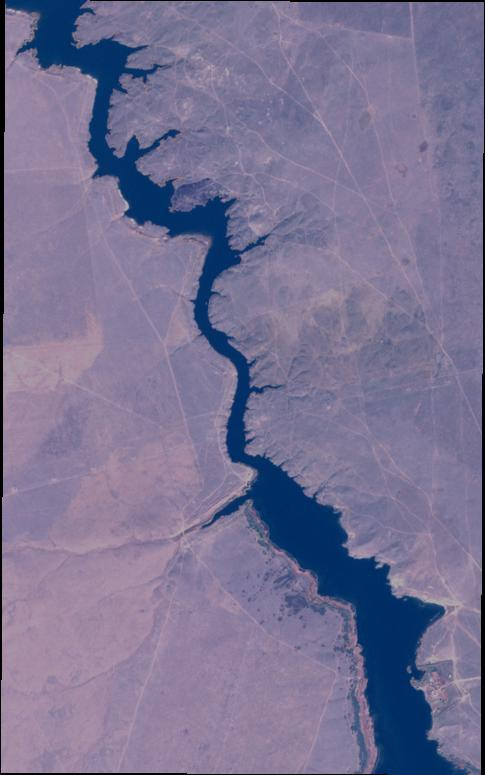
#> input picture test/water_body_855.jpg, 485 x 775 px, found by its file name
$ jupyter execute canal_identification.ipynb
#> lines starting #> are read from the running program, lines starting #| are printed output that depends on the picture; after the words box and inside, x2 and y2 are one past the last pixel; in counts of white or black regions, pixels touching at a corner belong together
[cell 1]
import rasterio
import numpy as np
import matplotlib.pyplot as plt
import cv2  # For reading JPG images

def calculate_ndwi(green_band, nir_band):
    """Calculate NDWI using green and NIR bands."""
    return (green_band - nir_band) / (green_band + nir_band)

def process_image(image_path):
    """Process a single image to calculate NDWI and generate water mask."""
    # Read the image (assuming it's a JPG)
    image = cv2.imread(image_path)
#> image is the input picture: shape (775, 485, 3); mean B, G, R 146.7, 114.6, 120.4

    # Convert the image from BGR to RGB
    image = cv2.cvtColor(image, cv2.COLOR_BGR2RGB)

    # Extract the Green (B03) and NIR (B08) bands.
    # For this example, we will simulate the bands since RGB doesn't have NIR.
    green_band = image[:, :, 1]  # Green channel (G)
    nir_band = image[:, :, 0]     # Simulated NIR using Red channel (R)

    # Calculate NDWI
    ndwi = calculate_ndwi(green_band, nir_band)

    # Apply threshold to classify water
    water_mask = ndwi > 0.3  # Adjust threshold as necessary
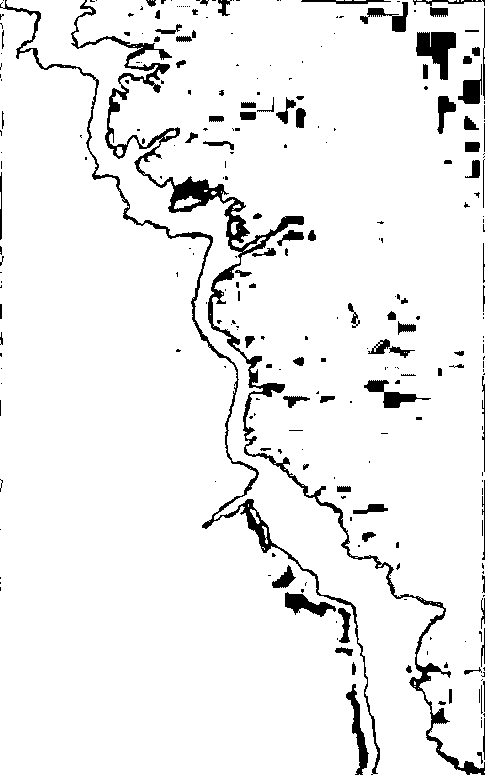
#> water_mask: shape (775, 485) bool; 93.6% white; 272 black regions (175 under 20 px), largest, box (x1, y1, x2, y2) and area: (71, 0, 485, 775) 8372, (0, 0, 380, 775) 3706, (416, 32, 456, 80) 1103

    return ndwi, water_mask

def visualize_results(ndwi, water_mask):
    """Visualize the NDWI and water mask."""
    plt.figure(figsize=(10, 5))

    plt.subplot(1, 2, 1)
    plt.title('NDWI Image')
    plt.imshow(ndwi, cmap='Blues')
    plt.colorbar()

    plt.subplot(1, 2, 2)
    plt.title('Water Bodies (Thresholded)')
    plt.imshow(water_mask, cmap='gray')
    plt.show()
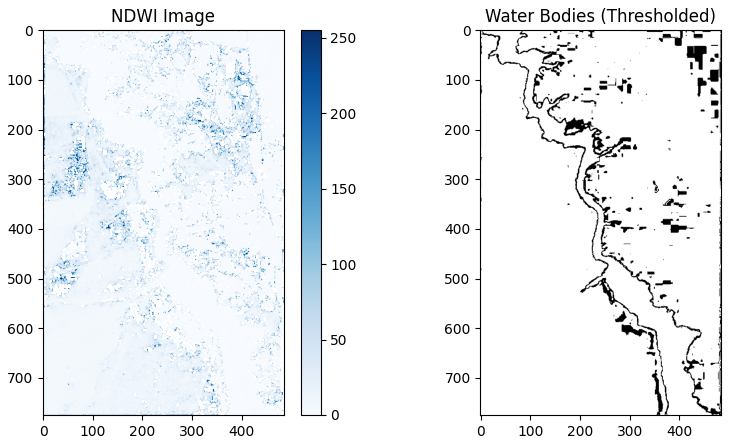
#> figure drawn by matplotlib, 3 panels

# Path to your input image
image_path = 'Water Bodies Dataset/Images/water_body_855.jpg'  # Replace with your JPG image path

# Process the image and visualize the results
ndwi, water_mask = process_image(image_path)
visualize_results(ndwi, water_mask)

[cell 2]
import rasterio
import numpy as np
import matplotlib.pyplot as plt
import cv2
import os  # For handling file paths and directories

def calculate_ndwi(green_band, nir_band):
    """Calculate NDWI using green and NIR bands."""
    return (green_band - nir_band) / (green_band + nir_band)

def process_image(image_path):
    """Process a single image to calculate NDWI and generate water mask."""
#> called with image_path = 'test/water_body_1018.jpg'
    # Read the image (assuming it's a JPG)
    image = cv2.imread(image_path)
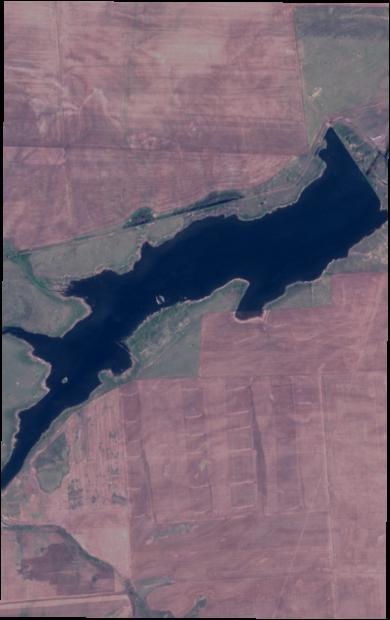
#> input picture test/water_body_1018.jpg, 390 x 620 px
#> image is the input picture: shape (620, 390, 3); mean B, G, R 115.4, 101.1, 118

    # Convert the image from BGR to RGB
    image = cv2.cvtColor(image, cv2.COLOR_BGR2RGB)

    # Extract the Green (B03) and NIR (B08) bands.
    # For this example, we will simulate the bands since RGB doesn't have NIR.
    green_band = image[:, :, 1]  # Green channel (G)
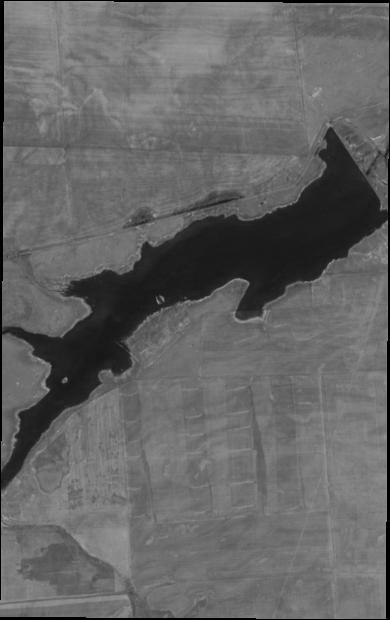
#> green_band: shape (620, 390); min 0, max 167, mean 101.1
    nir_band = image[:, :, 0]     # Simulated NIR using Red channel (R)
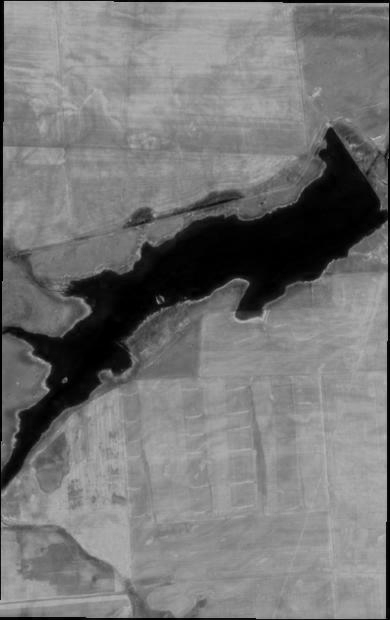
#> nir_band: shape (620, 390); min 0, max 184, mean 118

    # Calculate NDWI
    ndwi = calculate_ndwi(green_band, nir_band)

    # Apply threshold to classify water
    water_mask = ndwi > 0.3  # Adjust threshold as necessary
#> water_mask: shape (620, 390) bool; 88.3% white; 101 black regions (70 under 20 px), largest, box (x1, y1, x2, y2) and area: (0, 123, 390, 493) 21950, (119, 190, 244, 236) 1670, (352, 40, 390, 80) 703

    return image, water_mask  # Return original image and water mask

def visualize_and_save_results(image, water_mask, output_path):
    """Visualize the original image with water bodies highlighted and save the result."""
    # Create a colored mask for water
    color_mask = np.zeros_like(image, dtype=np.uint8)  # Initialize a color mask
    color_mask[water_mask] = [0, 0, 255]  # Set water areas to blue (RGB)

    # Overlay the water mask on the original image
    highlighted_image = cv2.addWeighted(image, 1, color_mask, 0.5, 0)  # Blend original and mask

    # Save the highlighted image to the output folder
    os.makedirs(os.path.dirname(output_path), exist_ok=True)  # Create directory if it doesn't exist
    cv2.imwrite(output_path, cv2.cvtColor(highlighted_image, cv2.COLOR_RGB2BGR))  # Save in BGR format

    # Display the image
    plt.imshow(highlighted_image)
    plt.axis('off')  # Turn off axis
    plt.show()

# Path to your input image
image_path = 'test/water_body_1018.jpg'  # Replace with your JPG image path

# Path to save the output image
output_path = 'output_images/water_highlighted_image_1018.jpg'

# Process the image and visualize the results
image, water_mask = process_image(image_path)
visualize_and_save_results(image, water_mask, output_path)

[cell 3]
import cv2
import numpy as np
import matplotlib.pyplot as plt

def preprocess_image(image):
    """Apply Gaussian blur to smooth edges and enhance water regions."""
    blurred = cv2.GaussianBlur(image, (5, 5), 0)  # Smoothing
    return blurred

def create_grid_map(image_path, output_path, grid_size=5):
    """Divide image into small grids, color-code water vs. non-water regions, and add grid lines and limited axis labels."""
#> called with output_path = 'output_images/grid_image_1018.jpg', grid_size = 5
    # Load the image
    image = cv2.imread(image_path)
    image = cv2.cvtColor(image, cv2.COLOR_BGR2RGB)  # Convert to RGB

    # Preprocess the image for smoother regions
    image = preprocess_image(image)
#> in preprocess_image, `blurred = cv2.GaussianBlur(image, (5, 5), 0)`:
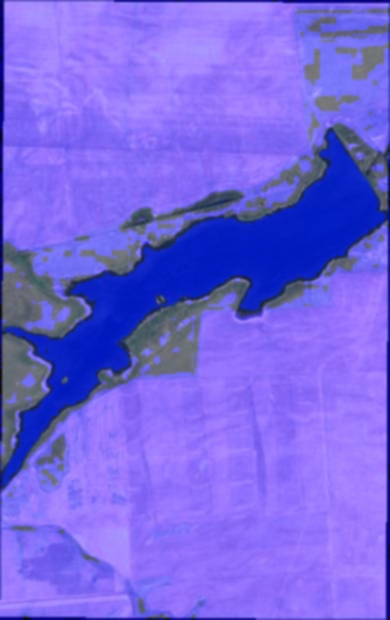
#> blurred: shape (620, 390, 3); mean R, G, B 118.3, 101.1, 225.1

    # Get image dimensions
    height, width, _ = image.shape

    # Create an empty grid image
    grid_image = np.zeros_like(image)

    # Define flexible thresholds for blue detection
    blue_lower = np.array([0, 0, 180])  # Lower threshold for blue
    blue_upper = np.array([70, 70, 255])  # Upper threshold for blue

    # Apply color thresholding
    mask = cv2.inRange(image, blue_lower, blue_upper)
#> mask: shape (620, 390); 10.1% white; 18 white regions (17 under 20 px), largest, box (x1, y1, x2, y2) and area: (4, 133, 384, 483) 24332

    # Refine the mask with morphological operations
    kernel = np.ones((7, 7), np.uint8)
    mask = cv2.morphologyEx(mask, cv2.MORPH_CLOSE, kernel)  # Closing to fill gaps
#> mask: shape (620, 390); 10.2% white; 15 white regions (14 under 20 px), largest, box (x1, y1, x2, y2) and area: (4, 133, 384, 483) 24495
    mask = cv2.morphologyEx(mask, cv2.MORPH_DILATE, kernel)  # Dilation to expand areas
#> mask: shape (620, 390); 12.8% white; 14 white regions, largest, box (x1, y1, x2, y2) and area: (1, 130, 387, 486) 30128, (234, 312, 252, 322) 154, (386, 107, 390, 125) 72

    # Iterate over the image with `grid_size` and mark water areas
    for y in range(0, height, grid_size):
        for x in range(0, width, grid_size):
            # Extract the current grid cell from the mask
            cell_mask = mask[y:y+grid_size, x:x+grid_size]

            # Check if a significant portion of the cell is detected as water
            if np.mean(cell_mask) > 128:  # Majority water pixels in the cell
                grid_image[y:y+grid_size, x:x+grid_size] = [0, 0, 255]  # Blue for water
            else:
                grid_image[y:y+grid_size, x:x+grid_size] = [128, 128, 128]  # Gray for non-water

    # Save the grid image
    cv2.imwrite(output_path, cv2.cvtColor(grid_image, cv2.COLOR_RGB2BGR))

    # Display the result with grid lines and limited axis labels
    plt.figure(figsize=(6, 6))
    plt.imshow(grid_image)

    # Add grid lines
    plt.grid(visible=True, color="black", linestyle="-", linewidth=0.5)

    # Set ticks every 10th grid based on grid size
    x_ticks = np.arange(0, width, 5 * grid_size)
    y_ticks = np.arange(0, height, 5 * grid_size)

    # Set axis ticks and labels
    plt.xticks(x_ticks, labels=np.arange(0, len(x_ticks) * 10, 10), fontsize=5)
    plt.yticks(y_ticks, labels=np.arange(0, len(y_ticks) * 10, 10), fontsize=5)

    plt.xlabel('X-axis (Grid Number)')
    plt.ylabel('Y-axis (Grid Number)')

    plt.axis('on')  # Show axis
    plt.show()

    return grid_image

# Path to the saved water-highlighted image
image_path = 'output_images/water_highlighted_image_1018.jpg'
output_path = 'output_images/grid_image_1018.jpg'  # Path to save the grid image

# Generate grid map with adjusted water detection and grid lines
grid_image = create_grid_map(image_path, output_path)

[cell 4]
import cv2
import numpy as np
import matplotlib.pyplot as plt

def preprocess_image(image):
    """Apply Gaussian blur to smooth edges and enhance water regions."""
    blurred = cv2.GaussianBlur(image, (5, 5), 0)  # Smoothing
    return blurred

def create_grid_map(image_path, output_path, grid_size=5):
    """Divide image into small grids, color-code water vs. non-water regions, and add grid lines and limited axis labels."""
#> called with output_path = 'output_images/grid_image_855.jpg', grid_size = 5
    # Load the image
    image = cv2.imread(image_path)
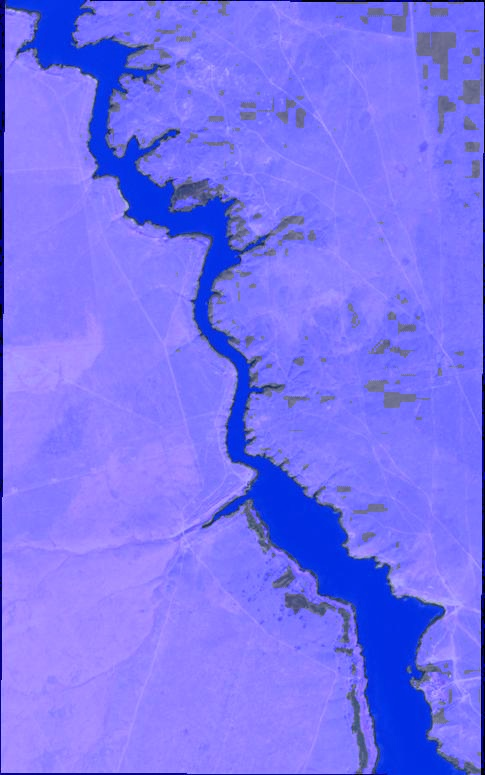
#> input picture output_images/water_highlighted_image_855.jpg, 485 x 775 px
#> image is the input picture: shape (775, 485, 3); mean B, G, R 242.2, 114.7, 120.5
    image = cv2.cvtColor(image, cv2.COLOR_BGR2RGB)  # Convert to RGB

    # Preprocess the image for smoother regions
    image = preprocess_image(image)

    # Get image dimensions
    height, width, _ = image.shape

    # Create an empty grid image
    grid_image = np.zeros_like(image)

    # Define flexible thresholds for blue detection
    blue_lower = np.array([0, 0, 180])  # Lower threshold for blue
    blue_upper = np.array([70, 70, 255])  # Upper threshold for blue

    # Apply color thresholding
    mask = cv2.inRange(image, blue_lower, blue_upper)
#> mask: shape (775, 485); 8.9% white; 9 white regions (7 under 20 px), largest, box (x1, y1, x2, y2) and area: (6, 0, 466, 775) 33426, (167, 131, 176, 136) 33

    kernel = np.ones((7, 7), np.uint8)
    mask = cv2.morphologyEx(mask, cv2.MORPH_CLOSE, kernel)
#> mask: shape (775, 485); 9% white; 8 white regions (6 under 20 px), largest, box (x1, y1, x2, y2) and area: (6, 0, 466, 775) 33770, (167, 131, 176, 136) 33
    mask = cv2.morphologyEx(mask, cv2.MORPH_DILATE, kernel)
#> mask: shape (775, 485); 11.6% white; 7 white regions, largest, box (x1, y1, x2, y2) and area: (3, 0, 469, 775) 43220, (245, 234, 267, 252) 227, (164, 128, 179, 139) 153

    # Dictionary to hold the status of each grid cell
    grid_status_dict = {}

    # Iterate over the image with `grid_size` and mark water areas
    for y in range(0, height, grid_size):
        for x in range(0, width, grid_size):
            # Extract the current grid cell from the mask
            cell_mask = mask[y:y+grid_size, x:x+grid_size]


            if np.mean(cell_mask) > 128:
                grid_image[y:y+grid_size, x:x+grid_size] = [0, 0, 255]  # Blue for water
                grid_status_dict[(x // grid_size, y // grid_size)] = 'Blue'  # Mark as blue
            else:
                grid_image[y:y+grid_size, x:x+grid_size] = [128,128,128]  # Black for non-water
                grid_status_dict[(x // grid_size, y // grid_size)] = 'Gray'  # Mark as gray
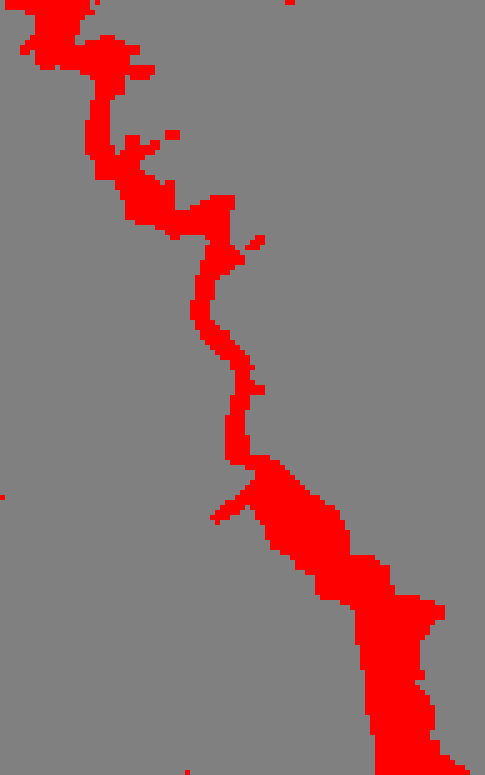
#> grid_image: shape (775, 485, 3); mean of channels 0, 1, 2 113.2, 113.2, 142.7; drawn as B, G, R
#> after the loop, grid_status_dict = 15035 items
    # Save the grid image
    cv2.imwrite(output_path, cv2.cvtColor(grid_image, cv2.COLOR_RGB2BGR))
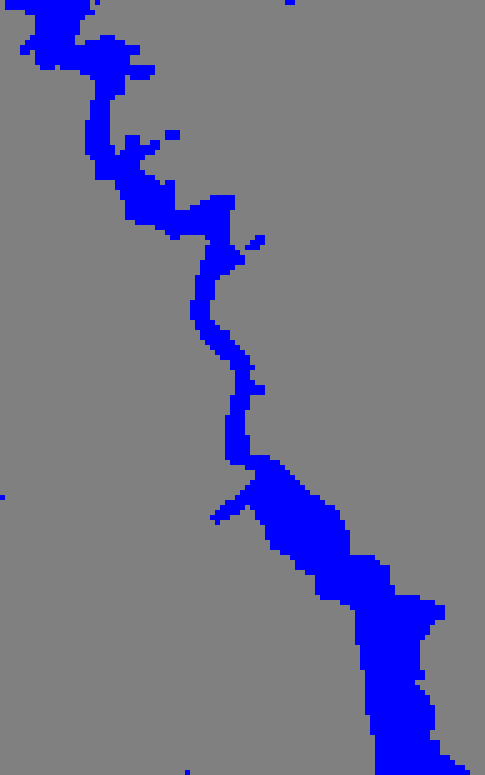
#> saved as grid_image_855.jpg: shape (775, 485, 3); mean B, G, R 142.7, 113.2, 113.2

    # Display the result with grid lines and limited axis labels
    plt.figure(figsize=(6, 6))
    plt.imshow(grid_image)

    # Add grid lines
    plt.grid(visible=True, color="black", linestyle="-", linewidth=0.5)

    # Set ticks every 10th grid based on grid size
    x_ticks = np.arange(0, width, 5 * grid_size)
    y_ticks = np.arange(0, height, 5 * grid_size)

    # Set axis ticks and labels
    plt.xticks(x_ticks, labels=np.arange(0, len(x_ticks) * 10, 10), fontsize=8)
    plt.yticks(y_ticks, labels=np.arange(0, len(y_ticks) * 10, 10), fontsize=8)

    plt.xlabel('X-axis (Grid Number)')
    plt.ylabel('Y-axis (Grid Number)')

    plt.axis('on')  # Show axis
    plt.show()

    # Print grid status
    for position, status in grid_status_dict.items():
        print(f'Grid box {position}: {status}')
#> this loop made 15035 passes
#> (position, status) on passes 1 to 3: ((0, 0), 'Gray'), ((1, 0), 'Blue'), ((2, 0), 'Blue')
#> (printed output is left out)

    return grid_image, grid_status_dict  # Return grid image and status dictionary

# Path to the saved water-highlighted image
image_path = 'output_images/water_highlighted_image_855.jpg'
output_path = 'output_images/grid_image_855.jpg'  # Path to save the grid image

# Generate grid map with adjusted water detection and grid lines
grid_image, grid_status = create_grid_map(image_path, output_path)
#> grid_status = 15035 items

# Now you can use grid_status for further processing

[cell 5]
import cv2
import numpy as np
import matplotlib.pyplot as plt
from collections import deque

def mark_point_and_show_grid_with_path(image_path, start_point=(400, 200), grid_size=10):
    """Display image with grid markings, mark the start point, and visualize the shortest path to the nearest river (blue pixel)."""
#> called with image_path = 'output_images/grid_image_855.jpg', start_point = (400, 300), grid_size = 10
    # Load the image
    image = cv2.imread(image_path)
    image_rgb = cv2.cvtColor(image, cv2.COLOR_BGR2RGB)  # Convert to RGB for displaying in matplotlib

    # Convert image to HSV to detect blue regions
    hsv_image = cv2.cvtColor(image, cv2.COLOR_BGR2HSV)
#> hsv_image: shape (775, 485, 3); mean H, S, V 19.5, 30.8, 142.6
    lower_blue = np.array([100, 150, 0])
    upper_blue = np.array([140, 255, 255])
    mask = cv2.inRange(hsv_image, lower_blue, upper_blue)  # Create mask for blue regions
#> mask: shape (775, 485); 11.6% white; 7 white regions, largest, box (x1, y1, x2, y2) and area: (5, 0, 470, 775) 43050, (245, 235, 265, 250) 200, (165, 130, 180, 140) 150

    # Mark the start point
    x, y = start_point
    cv2.circle(image_rgb, (x, y), 6, (255, 0, 0), -1)  # Mark start point in red
#> image_rgb: shape (775, 485, 3); mean R, G, B 113.2, 113.2, 142.5

    # Set up BFS for shortest path to nearest blue pixel
    height, width = mask.shape
    visited = np.zeros((height, width), dtype=bool)
    queue = deque([(x, y, [])])  # Queue holds tuples of (x, y, path_taken)
    directions = [(-1, 0), (1, 0), (0, -1), (0, 1)]  # Up, down, left, right movements

    shortest_path = None
    while queue:
        cx, cy, path = queue.popleft()
        if mask[cy, cx] == 255:  # Found a blue pixel
            shortest_path = path + [(cx, cy)]
            break
        for dx, dy in directions:
            nx, ny = cx + dx * grid_size, cy + dy * grid_size
            if 0 <= nx < width and 0 <= ny < height and not visited[ny, nx]:
                visited[ny, nx] = True
                queue.append((nx, ny, path + [(cx, cy)]))
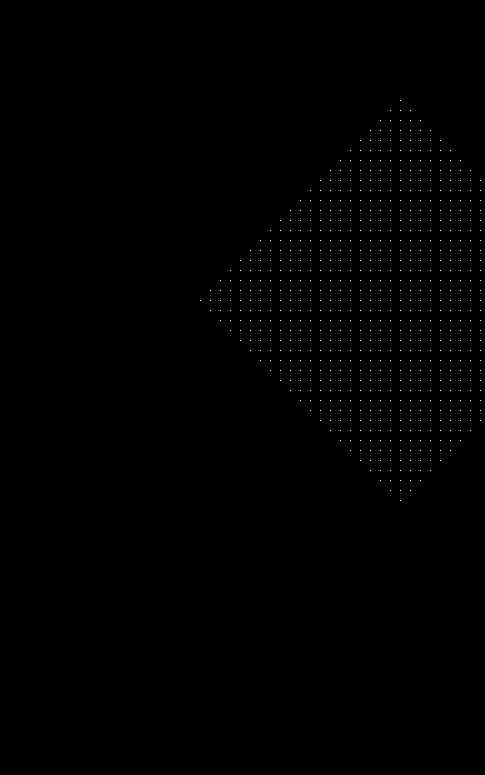
#> visited: shape (775, 485) bool; 0.19% white in thin lines or dots, all inside (x1, y1, x2, y2) = (200, 100, 481, 501)

    # Draw the shortest path if found
    if shortest_path:
        for (px, py) in shortest_path:
            cv2.circle(image_rgb, (px, py), 3, (0, 255, 255), -1)  # Yellow circles for path
#> image_rgb: shape (775, 485, 3); mean R, G, B 113, 113.4, 142.7
#> (the rest of the program and of its run is left out)
